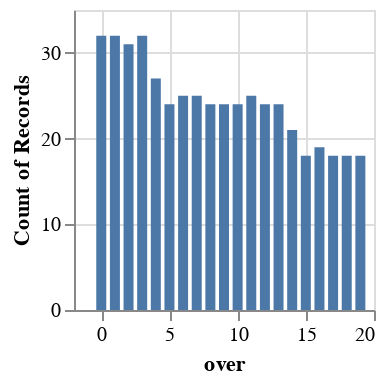

Here is the notebook cell this chart was saved with:
### Markdown cell above
### 1.3 Data Visualization Modules

This module contains functions for repetitive visualizations that may be used with cricket data.

#### 1.3.1 Visualizing Distribution of variables

The function `vis_bar` created altair charts to visualize the distribution of variables in the dataframe. The desired `width` and `height` of the plot can be specified. A few examples are highlighted below. The argument `:N` can be added to the column to specify a categorical variable.

### Code cell
over = vis_bar(X_train, "over", 150, 150)
over

### Figure 1 — Vega-Lite specification as saved in the notebook (floating-point values rounded to 4 significant figures; data arrays with more than 128 entries replaced by an {"elided": "..."} marker saying what was removed)
{"config": {"view": {"continuousWidth": 300, "continuousHeight": 300}}, "data": {"name": "data-fd3315c2c6a321fcbbe2de6379c98bcc"}, "mark": {"type": "bar"}, "encoding": {"x": {"field": "over", "type": "quantitative"}, "y": {"aggregate": "count", "type": "quantitative"}}, "height": 150, "width": 150, "$schema": "https://vega.github.io/schema/vega-lite/v5.16.3.json", "datasets": {"data-fd3315c2c6a321fcbbe2de6379c98bcc": {"elided": "485 records"}}}
